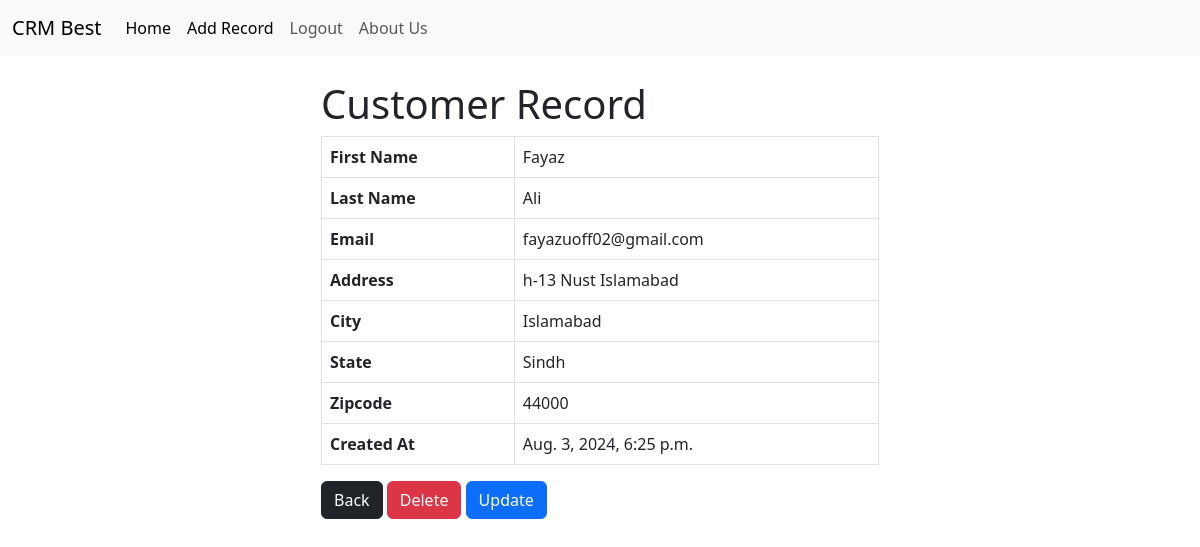
The app's page /record/6 (signed in) with its own data.
### crmapp/models.py (models this page shows, shortened)
class Record(models.Model):
    created_at=models.DateTimeField(auto_now_add=True)
    first_name=models.CharField(max_length=200)
    last_name=models.CharField(max_length=200)
    email=models.CharField(max_length=100)
    address=models.CharField(max_length=100)
    city=models.CharField(max_length=100)
    state=models.CharField(max_length=100)
    zipcode=models.CharField(max_length=100)

### crmapp/views.py (the view)
# urls.py: path('record/<int:pk>', views.customer_record, name='record'),
def customer_record(request,pk):
    if request.user.is_authenticated:
        customer_record=Record.objects.get(id=pk)
        return render(request,'crmapp/record.html',{'customer_record':customer_record})
    else:
        messages.success(request,'You Must be logged in to view that record...')
        return redirect('home')

### crmapp/templates/crmapp/record.html
{% extends 'crmapp/base.html' %}
{% block content %}
<div class="col-md-6 offset-md-3">
    <h1>Customer Record</h1>
    <table class="table table-bordered">
        <tr>
            <th>First Name</th>
            <td>{{ customer_record.first_name }}</td>
        </tr>
        <tr>
            <th>Last Name</th>
            <td>{{ customer_record.last_name }}</td>
        </tr>
        <tr>
            <th>Email</th>
            <td>{{ customer_record.email }}</td>
        </tr>
        <tr>
            <th>Address</th>
            <td>{{ customer_record.address }}</td>
        </tr>
        <tr>
            <th>City</th>
            <td>{{ customer_record.city }}</td>
        </tr>
        <tr>
            <th>State</th>
            <td>{{ customer_record.state }}</td>
        </tr>
        <tr>
            <th>Zipcode</th>
            <td>{{ customer_record.zipcode }}</td>
        </tr>
        <tr>
            <th>Created At</th>
            <td>{{ customer_record.created_at }}</td>
        </tr>
    </table>
    <button type="button" class="btn btn-dark">
        <a href="{% url 'home' %}" style="color: inherit; text-decoration: none;"> Back </a>
    </button>
    <button type="button" class="btn btn-danger">
        <a href="{% url 'delete_record' customer_record.id %}" style="color: inherit; text-decoration: none;">Delete</a>
    </button>
    <button type="button" class="btn btn-primary">
        <a href="{% url 'update_record' customer_record.id %}" style="color: inherit; text-decoration: none;">Update</a>
    </button>
</div>
{% endblock %}

### records on screen
Record: first_name "Fayaz", last_name "Ali", email "fayazuoff02@gmail.com", address "h-13 Nust Islamabad", city "Islamabad", state "Sindh", zipcode "44000", created_at "Aug. 3, 2024, 6:25 p.m."
